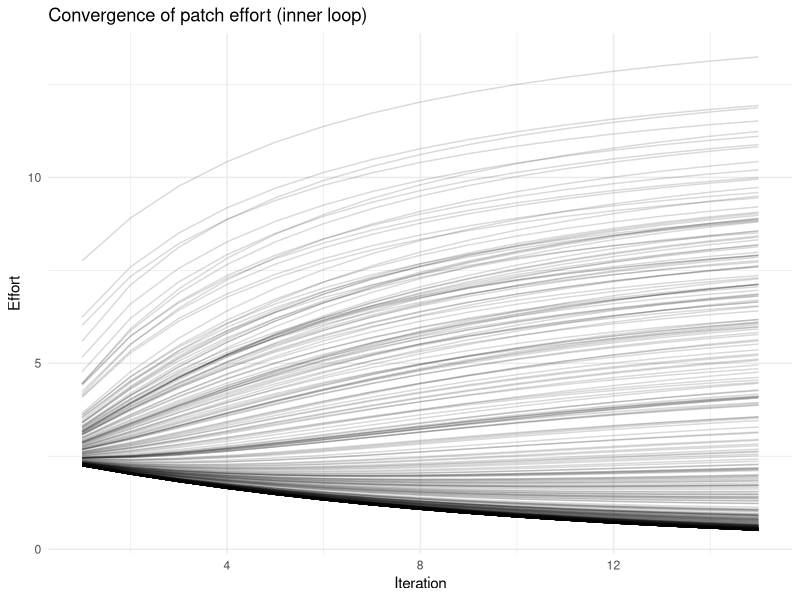
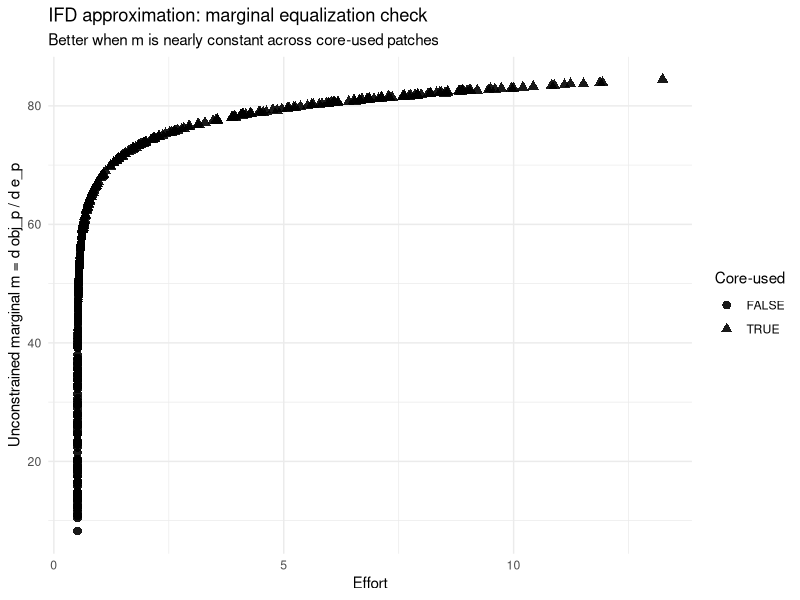
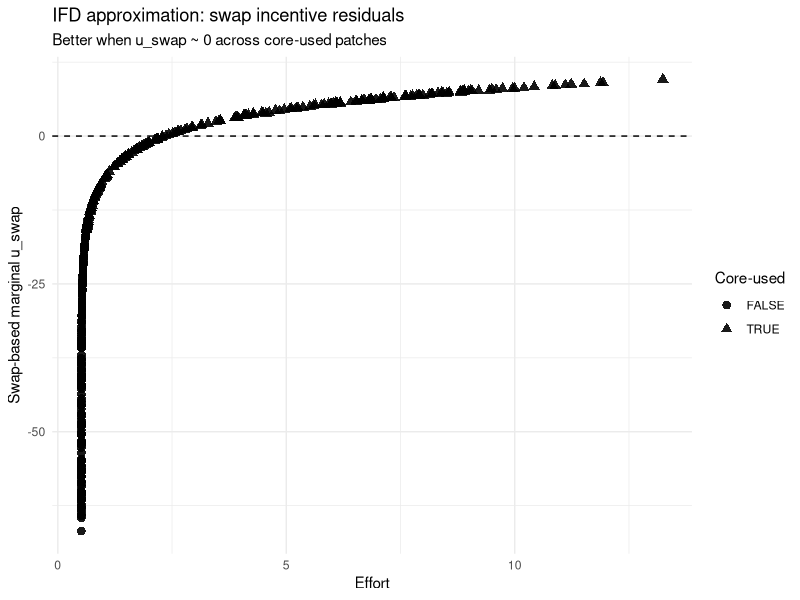
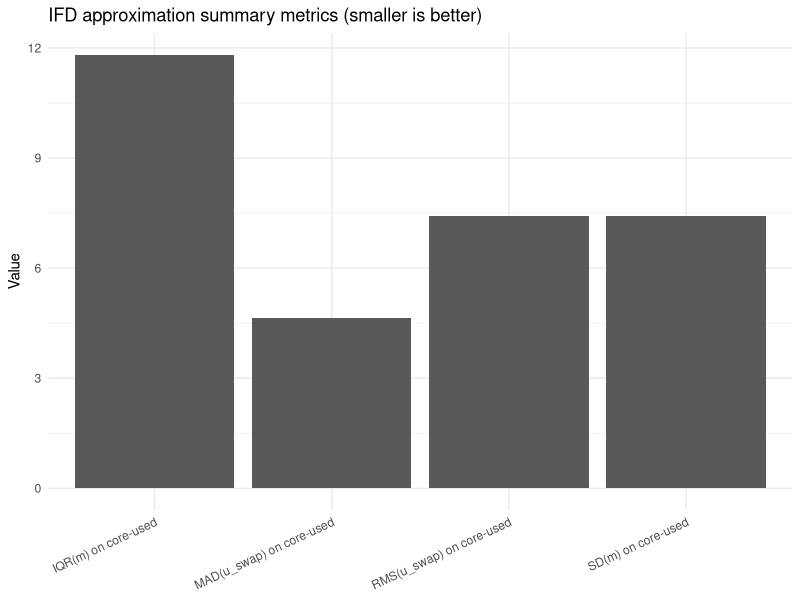
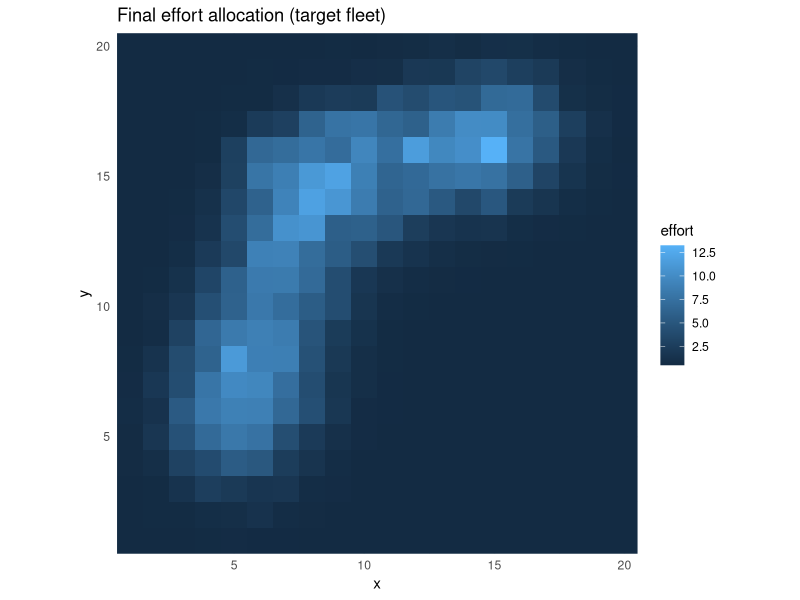
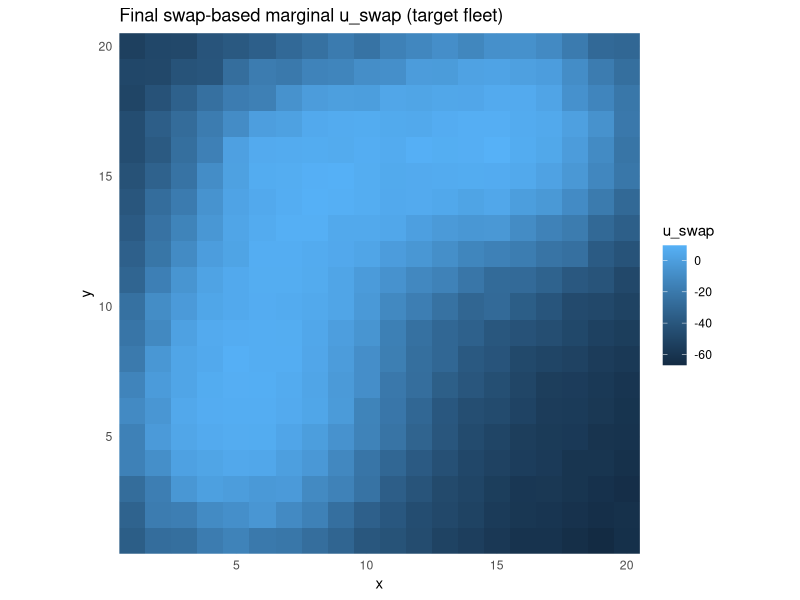
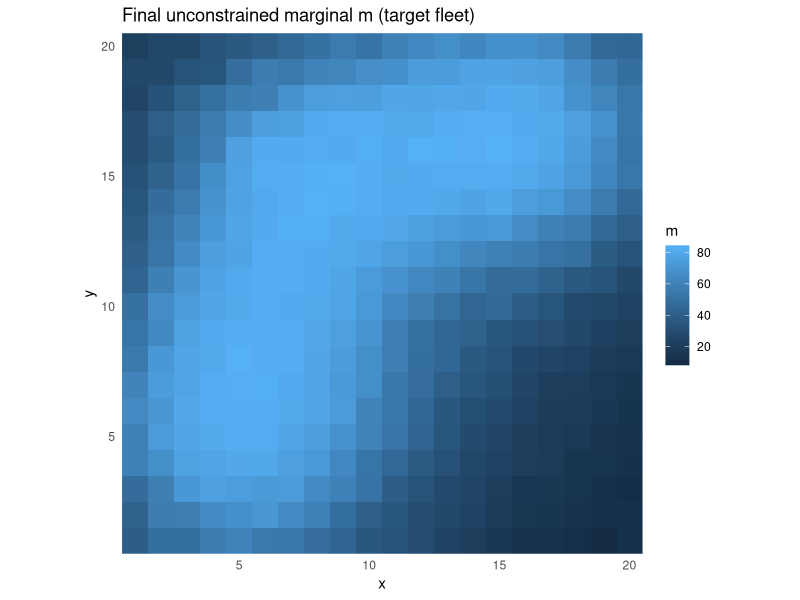
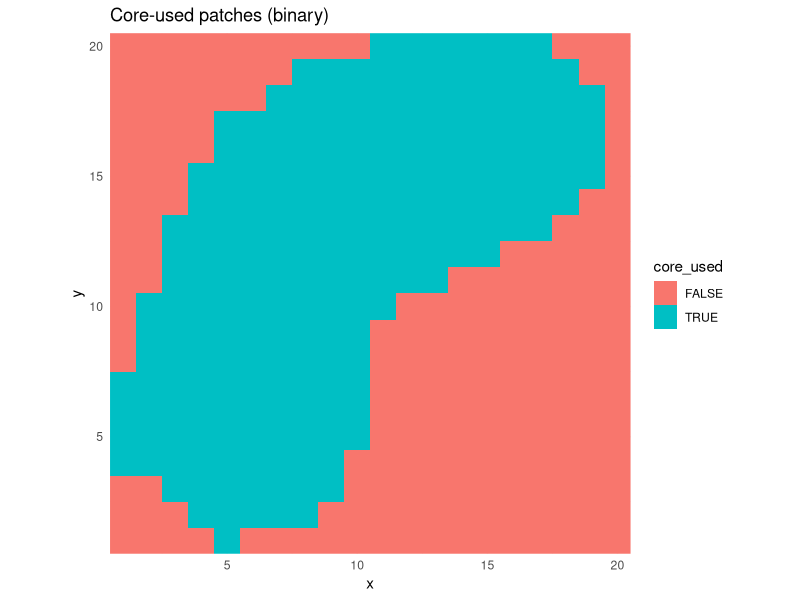

Write R code to recreate these figures, in order.
# ============================================================
# Worked example: ragged-age softmax/swap allocator + precompute
# + DIAGNOSTIC PLOTS (IFD-approx checks)
#
# - 20x20 patches (P = 400), numbered by expand_grid(x=1:20,y=1:20)
# - 2 species with DIFFERENT numbers of ages: A1=3, A2=5
# - 2 fleets: target fleet allocates effort; other fleet provides exogenous F
#
# Diagnostics added:
#   1) m vs effort (core-used highlighted)
#   2) u_swap vs effort (core-used highlighted)
#   3) summary metrics bars (smaller is better)
#   4) spatial maps of effort / u_swap / m / core-used
#
# ============================================================

suppressPackageStartupMessages({
  library(dplyr)
  library(tidyr)
  library(ggplot2)
  library(tibble)
})

# ----------------------------
# 0) Grid helpers (20 x 20)
# ----------------------------

patch_to_xy <- function(patch) {
  x <- ((patch - 1) %% 20) + 1
  y <- ((patch - 1) %/% 20) + 1
  tibble(patch = patch, x = x, y = y)
}

plot_grid_field <- function(df, value_col, title, flip_y = TRUE) {
  df2 <- df |>
    left_join(patch_to_xy(df$patch), by = "patch") |>
    mutate(y_plot = if (flip_y) 20 - y + 1 else y)

  ggplot(df2, aes(x = x, y = y_plot, fill = .data[[value_col]])) +
    geom_tile() +
    coord_equal(expand = FALSE) +
    labs(title = title, x = "x", y = "y", fill = value_col) +
    theme_minimal()
}

# ----------------------------
# 1) Precompute (ragged by species)
# ----------------------------

precompute_baranov_inputs_softmax <- function(storage,
                                              fauna,
                                              fleets,
                                              target_fleet,
                                              E_exo = NULL,
                                              P) {
  n_species <- length(storage)
  n_fleet <- length(fleets)

  v_mats <- vector("list", n_species)
  other_mats <- vector("list", n_species)
  b_mats <- vector("list", n_species)
  price_s <- numeric(n_species)

  for (s in seq_len(n_species)) {
    b_pa <- storage[[s]]$b_p_a
    A_s <- ncol(b_pa)
    stopifnot(nrow(b_pa) == P)

    met_t <- fleets[[target_fleet]]$metiers[[s]]
    price_s[s] <- met_t$price

    v_pa <- met_t$vul_p_a
    stopifnot(!is.null(v_pa), nrow(v_pa) == P, ncol(v_pa) == A_s)

    other_fish_pa <- matrix(0, nrow = P, ncol = A_s)

    if (!is.null(E_exo) && n_fleet > 1) {
      for (fleet_idx in seq_len(n_fleet)) {
        if (fleet_idx == target_fleet) next

        met_f <- fleets[[fleet_idx]]$metiers[[s]]
        alpha_pa_f <- met_f$vul_p_a
        stopifnot(!is.null(alpha_pa_f), nrow(alpha_pa_f) == P, ncol(alpha_pa_f) == A_s)

        E_p_f <- as.numeric(E_exo[[fleet_idx]])
        stopifnot(length(E_p_f) == P)

        other_fish_pa <- other_fish_pa + alpha_pa_f * E_p_f
      }
    }

    m_a <- fauna[[s]]$m_at_age
    stopifnot(length(m_a) == A_s)
    m_pa <- matrix(m_a, nrow = P, ncol = A_s, byrow = TRUE)

    v_mats[[s]] <- v_pa
    other_mats[[s]] <- m_pa + other_fish_pa
    b_mats[[s]] <- b_pa
  }

  list(v_mats = v_mats, other_mats = other_mats, b_mats = b_mats, price_s = price_s)
}

# ----------------------------
# 2) Allocator (ragged)
# ----------------------------

patch_revenue_ragged <- function(e_p, v_mats, other_mats, b_mats, price_s, dt, p) {
  if (e_p <= 0) return(0)

  S <- length(v_mats)
  rev <- 0

  for (s in seq_len(S)) {
    v_a <- v_mats[[s]][p, ]
    other_a <- other_mats[[s]][p, ]
    b_a <- b_mats[[s]][p, ]

    F_a <- v_a * e_p
    Z_a <- F_a + other_a

    catch_frac_a <- ifelse(Z_a > 0, (F_a / Z_a) * (1 - exp(-dt * Z_a)), 0)
    rev <- rev + price_s[s] * sum(catch_frac_a * b_a)
  }

  rev
}

patch_obj_ragged <- function(e_p, v_mats, other_mats, b_mats, price_s, dt, p, c0, gamma, travel_p) {
  rev <- patch_revenue_ragged(e_p, v_mats, other_mats, b_mats, price_s, dt, p)
  cost <- c0 * (e_p^gamma + travel_p[p] * e_p)
  rev - cost
}

marginal_unconstrained_ragged <- function(
    e, delta,
    v_mats, other_mats, b_mats, price_s, dt,
    c0, gamma, travel_p,
    open_p
) {
  P <- length(e)
  m <- rep(NA_real_, P)

  for (p in seq_len(P)) {
    if (!open_p[p]) next

    base <- patch_obj_ragged(e[p], v_mats, other_mats, b_mats, price_s, dt, p, c0, gamma, travel_p)
    bump <- patch_obj_ragged(e[p] + delta, v_mats, other_mats, b_mats, price_s, dt, p, c0, gamma, travel_p)

    m[p] <- (bump - base) / delta
  }

  m
}

swap_marginal_from_m <- function(e, m, open_p) {
  P <- length(e)
  u_swap <- rep(NA_real_, P)

  for (p in seq_len(P)) {
    if (!open_p[p]) next

    donors <- which(open_p & seq_len(P) != p)
    pool <- sum(e[donors])
    if (pool <= 0) next

    w_donor <- e[donors] / pool
    donor_mean_m <- sum(w_donor * m[donors], na.rm = TRUE)

    u_swap[p] <- m[p] - donor_mean_m
  }

  u_swap
}

softmax_stable <- function(x) {
  z <- x - max(x, na.rm = TRUE)
  ez <- exp(z)
  ez / sum(ez, na.rm = TRUE)
}

normalize_util <- function(u, open_p, method = c("iqr", "sd"), eps = 1e-12) {
  method <- match.arg(method)
  idx <- which(open_p & is.finite(u))

  u_c <- u - stats::median(u[idx])
  scale <- if (method == "iqr") stats::IQR(u_c[idx]) else stats::sd(u_c[idx])
  if (!is.finite(scale) || scale < eps) scale <- 1

  list(u_scaled = u_c / scale, scale = scale)
}

update_effort_softmax <- function(
    e, E_tot, u_swap, open_p,
    beta = 2.5, rho = 0.1, norm = "iqr",
    cap_frac = 0
) {
  e[!open_p] <- 0

  nu <- normalize_util(u_swap, open_p, method = norm)
  u_star <- nu$u_scaled

  idx <- which(open_p & is.finite(u_swap))
  shares <- rep(0, length(e))
  shares[idx] <- softmax_stable(beta * u_star[idx])

  e_target <- E_tot * shares
  e_new <- (1 - rho) * e + rho * e_target

  if (cap_frac > 0) {
    cap <- cap_frac * E_tot
    e_new <- pmax(e - cap, pmin(e + cap, e_new))
  }

  e_new[!open_p] <- 0
  s <- sum(e_new)

  if (s > 0) {
    e_new <- e_new * (E_tot / s)
  } else {
    e_new <- rep(0, length(e))
    e_new[open_p] <- E_tot / sum(open_p)
  }

  list(e = e_new, shares = shares, util_scale = nu$scale, u_scaled = u_star)
}

allocate_until_stable_patchwise <- function(
    e_init, E_tot,
    v_mats, other_mats, b_mats, price_s, dt,
    c0, gamma, travel_p, open_p,
    beta = 1, rho = 0.1,
    delta = NULL,
    max_iter = 40, tol = 1e-5,
    norm = "iqr",
    cap_frac = 0,
    record = TRUE
) {
  P <- length(e_init)
  open_idx <- which(open_p)

  e <- pmax(e_init, 0)
  e[!open_p] <- 0
  if (sum(e) > 0) {
    e <- e * (E_tot / sum(e))
  } else {
    e[open_idx] <- E_tot / length(open_idx)
  }

  if (is.null(delta)) {
    delta <- 0.02 * (E_tot / length(open_idx))
  }

  history <- if (record) vector("list", max_iter) else NULL

  for (k in seq_len(max_iter)) {
    e_old <- e

    m <- marginal_unconstrained_ragged(
      e = e, delta = delta,
      v_mats = v_mats, other_mats = other_mats, b_mats = b_mats,
      price_s = price_s, dt = dt,
      c0 = c0, gamma = gamma, travel_p = travel_p,
      open_p = open_p
    )

    u_swap <- swap_marginal_from_m(e, m, open_p)

    upd <- update_effort_softmax(
      e = e, E_tot = E_tot,
      u_swap = u_swap, open_p = open_p,
      beta = beta, rho = rho,
      norm = norm, cap_frac = cap_frac
    )
    e <- upd$e

    rel_change <- sum(abs(e - e_old)) / E_tot

    if (record) {
      history[[k]] <- tibble(
        iter = k,
        patch = seq_len(P),
        effort = e,
        m = m,
        u_swap = u_swap,
        open = open_p
      )
    }

    if (rel_change < tol) {
      if (record) history <- history[seq_len(k)]
      break
    }
  }

  list(e = e, history = history, delta = delta)
}

# ----------------------------
# 3) Diagnostics (IFD approximation checks)
# ----------------------------

ifd_diagnostic <- function(df_last, effort_floor = 0.1, top_frac = 0.9) {
  # "core-used": patches with effort > effort_floor and within top_frac of effort mass
  df <- df_last |>
    dplyr::filter(open) |>
    dplyr::arrange(dplyr::desc(effort)) |>
    dplyr::mutate(
      cum_share = cumsum(effort) / sum(effort),
      used = effort > effort_floor,
      core_used = used & cum_share <= top_frac
    )

  core_m <- df$m[df$core_used]
  core_u <- df$u_swap[df$core_used]

  metrics <- tibble(
    metric = c("IQR(m) on core-used",
               "SD(m) on core-used",
               "RMS(u_swap) on core-used",
               "MAD(u_swap) on core-used"),
    value  = c(stats::IQR(core_m, na.rm = TRUE),
               stats::sd(core_m, na.rm = TRUE),
               sqrt(mean(core_u^2, na.rm = TRUE)),
               stats::mad(core_u, constant = 1, na.rm = TRUE))
  )

  p_m <- ggplot(df, aes(x = effort, y = m)) +
    geom_point(aes(shape = core_used), size = 2.6, alpha = 0.9) +
    labs(
      title = "IFD approximation: marginal equalization check",
      subtitle = "Better when m is nearly constant across core-used patches",
      x = "Effort",
      y = "Unconstrained marginal m = d obj_p / d e_p",
      shape = "Core-used"
    ) +
    theme_minimal()

  p_u <- ggplot(df, aes(x = effort, y = u_swap)) +
    geom_hline(yintercept = 0, linetype = "dashed") +
    geom_point(aes(shape = core_used), size = 2.6, alpha = 0.9) +
    labs(
      title = "IFD approximation: swap incentive residuals",
      subtitle = "Better when u_swap ~ 0 across core-used patches",
      x = "Effort",
      y = "Swap-based marginal u_swap",
      shape = "Core-used"
    ) +
    theme_minimal()

  p_metrics <- ggplot(metrics, aes(x = metric, y = value)) +
    geom_col() +
    labs(title = "IFD approximation summary metrics (smaller is better)", x = NULL, y = "Value") +
    theme_minimal() +
    theme(axis.text.x = element_text(angle = 25, hjust = 1))

  list(df = df, metrics = metrics, p_m = p_m, p_u = p_u, p_metrics = p_metrics)
}

# ============================================================
# 4) WORKED EXAMPLE DATA GENERATION (ragged ages)
# ============================================================

set.seed(1)

grid <- tidyr::expand_grid(x = 1:20, y = 1:20) |>
  mutate(patch = row_number())

P <- nrow(grid)

# Two species with different age counts
A1 <- 3
A2 <- 5
n_species <- 2
n_fleet <- 2

gauss_bump <- function(x, y, x0, y0, sigma) {
  exp(-((x - x0)^2 + (y - y0)^2) / (2 * sigma^2))
}

make_smooth_field <- function(bumps, base = 0.1, noise_sd = 0.0) {
  z <- rep(base, P)
  for (i in seq_len(nrow(bumps))) {
    z <- z + bumps$amp[i] * gauss_bump(grid$x, grid$y, bumps$x0[i], bumps$y0[i], bumps$sigma[i])
  }
  if (noise_sd > 0) z <- z + rnorm(P, 0, noise_sd)
  pmax(z, 0)
}

# Biomass surfaces
bio1 <- make_smooth_field(
  tibble(x0 = c(6, 15), y0 = c(7, 14), amp = c(1.2, 0.7), sigma = c(3.5, 5.0)),
  base = 0.15, noise_sd = 0.02
)
bio2 <- make_smooth_field(
  tibble(x0 = c(14, 5), y0 = c(6, 16), amp = c(1.0, 0.8), sigma = c(4.5, 4.0)),
  base = 0.12, noise_sd = 0.02
)

age_mult1 <- c(0.7, 1.0, 1.3)
age_mult2 <- c(0.5, 0.8, 1.0, 1.2, 1.4)

storage <- vector("list", n_species)
storage[[1]] <- list(b_p_a = 300 * bio1 %o% age_mult1) # [P x A1]
storage[[2]] <- list(b_p_a = 260 * bio2 %o% age_mult2) # [P x A2]

fauna <- vector("list", n_species)
fauna[[1]] <- list(m_at_age = c(0.15, 0.10, 0.08))
fauna[[2]] <- list(m_at_age = c(0.18, 0.14, 0.11, 0.09, 0.08))

make_vul <- function(base_field, age_mult, scale = 0.03) {
  # returns [P x A_s]
  scale * (base_field %o% (age_mult / max(age_mult)))
}

vul_base_f1 <- make_smooth_field(
  tibble(x0 = c(8, 16), y0 = c(14, 7), amp = c(1.0, 0.8), sigma = c(6, 5)),
  base = 0.8, noise_sd = 0.01
)
vul_base_f2 <- make_smooth_field(
  tibble(x0 = c(12, 4), y0 = c(5, 18), amp = c(1.0, 0.6), sigma = c(6, 6)),
  base = 0.7, noise_sd = 0.01
)

fleets <- vector("list", n_fleet)

fleets[[1]] <- list(
  metiers = list(
    list(price = 6,  vul_p_a = make_vul(vul_base_f1, age_mult1, scale = 0.030)),
    list(price = 9,  vul_p_a = make_vul(vul_base_f1, age_mult2, scale = 0.026))
  )
)

fleets[[2]] <- list(
  metiers = list(
    list(price = 6,  vul_p_a = make_vul(vul_base_f2, age_mult1, scale = 0.028)),
    list(price = 9,  vul_p_a = make_vul(vul_base_f2, age_mult2, scale = 0.024))
  )
)

# Exogenous effort (fleet 2 has fixed spatial effort)
E_exo <- vector("list", n_fleet)
E_exo[[1]] <- rep(0, P)
E_exo[[2]] <- {
  w <- 0.3 + gauss_bump(grid$x, grid$y, 16, 16, 6)
  200 * w / sum(w) * P
}

travel_p <- with(grid, sqrt((x - 10)^2 + (y - 10)^2))
travel_p <- travel_p / max(travel_p)

open_p <- rep(TRUE, P)
# open_p[with(grid, x >= 18 & y >= 18)] <- FALSE  # optional closure block

c0 <- 2
gamma <- 1.2
dt <- 1

# ============================================================
# 5) Run precompute + allocator
# ============================================================

target_fleet <- 1

pre <- precompute_baranov_inputs_softmax(
  storage = storage,
  fauna = fauna,
  fleets = fleets,
  target_fleet = target_fleet,
  E_exo = E_exo,
  P = P
)

E_tot <- 1000
e0 <- rep(0, P)
e0[open_p] <- E_tot / sum(open_p)

res <- allocate_until_stable_patchwise(
  e_init = e0, E_tot = E_tot,
  v_mats = pre$v_mats,
  other_mats = pre$other_mats,
  b_mats = pre$b_mats,
  price_s = pre$price_s,
  dt = dt,
  c0 = c0, gamma = gamma,
  travel_p = travel_p,
  open_p = open_p,
  beta = 7, rho = 0.1,
  max_iter = 15, tol = 1e-5,
  cap_frac = 0.03,
  record = TRUE
)

hist_df <- dplyr::bind_rows(res$history)
df_last <- hist_df |> dplyr::filter(iter == max(iter))

# ============================================================
# 6) Plots: convergence + IFD diagnostics + spatial maps
# ============================================================

# Convergence (effort trajectories)
ggplot(hist_df, aes(x = iter, y = effort, group = patch)) +
  geom_line(alpha = 0.15) +
  labs(title = "Convergence of patch effort (inner loop)", x = "Iteration", y = "Effort") +
  theme_minimal()

# ---- IFD approximation diagnostics ----
diag <- ifd_diagnostic(df_last, effort_floor = 0.1, top_frac = 0.9)
diag$p_m
diag$p_u
diag$p_metrics
diag$metrics

# ---- Spatial maps: effort, u_swap, m ----
plot_grid_field(df_last |> select(patch, effort), "effort", "Final effort allocation (target fleet)")
plot_grid_field(df_last |> select(patch, u_swap), "u_swap", "Final swap-based marginal u_swap (target fleet)")
plot_grid_field(df_last |> select(patch, m), "m", "Final unconstrained marginal m (target fleet)")

# ---- Spatial map: core-used patches (binary) ----
df_core <- diag$df |> select(patch, core_used)
plot_grid_field(df_core, "core_used", "Core-used patches (binary)")
